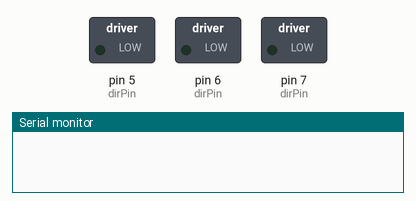
A sketch run on a simulated Arduino Uno, built with avr-gcc and run on an emulated ATmega328P. On the bench: switched loads named in the sketch (green lamp = pin HIGH), the last lines printed to the serial monitor. Pins used as bus, display or sensor lines are not drawn.

Above: at 0.1 s.
At 30.0 s:
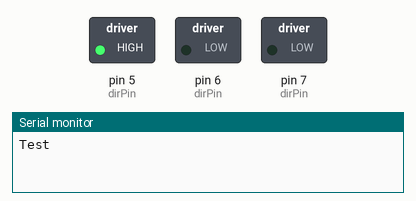
At 32.3 s:
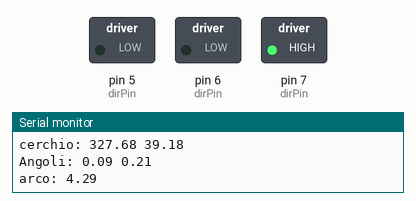
At 39.4 s:
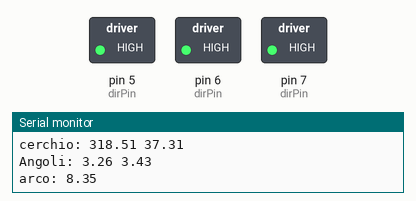
At 47.0 s:
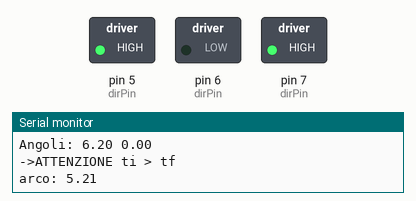
At 53.6 s:
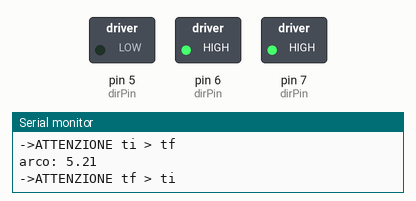
Timing chart, 0 to 64.3 s (numbered marks = the images above):
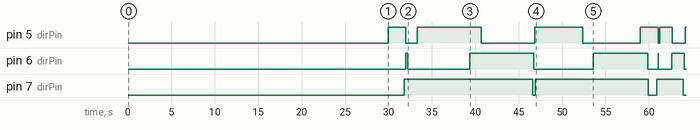

The sketch:

Scara_Manipulator_V1.ino
```cpp
#include <math.h>
#define pi 3.141592


//in generale alcuni comandi gcode possono omettere X, Y o Z
//ciò significa che dobbiamo raggiungere un punto che ha le stesse coordinate di una delle x, y o z attuali
//"ASSENTE" è un valore che siamo sicuro non si può trovare nei comandi G, in quanto richiederebbe di avere una workspace molto grande
#define ASSENTE 100000.0


class Manipulator;


class CNCstepper {
private:
  int steps;  //steps correnti. Varia tra [0, 200*resolution*ratio]
  double ratio;

  double omega;  //velocità angolare con cui a prescindere ruota il joint
  double time;  //dipende da omega, è il delay in microsecondi da un passo all'altro

  double minAngle;  //vincolo MAX angolo raggiungibile <= 360
  double maxAngle;  //vincolo min angolo raggiungibile >= -360

  int stepPin;  //pin dei motori, derivano da dove si collega il motore allo shield (X, Y o Z)
  int dirPin;  //direzione "dir" indica in quale verso deve ruotare (orario (HIGH) o antiorario (LOW))

  double resolution;  //risoluzione degli step, di default è 1, quindi 1.8 gradi per step. Può valere 1, 2, 4, 8, 16

private:
  double funzione_tempo(double x, double steps, double time0, double percentuale = 20.0, double ritardo = 2.0);

public:
  CNCstepper(char identificatore, double velocita, int ratio, int resolution = 1);

  void inizializza();
  void set_vincolo(double min, double max);

  int steps_value();
  int ratio_value();

  void angle_iter(double angle);
  void angle_iter_acc(double angle, double percentuale = 20.0, double ritardo = 2.0);
  void angle_configure(double angle, double percentuale = 20.0, double ritardo = 2.0);

  friend class Manipulator;
};


class Manipulator{
private:
  const double raggioEndEffector;

  CNCstepper joint1;
  CNCstepper joint2;
  CNCstepper joint3;

  double theta1;
  double theta2;
  double theta3;

  double current_x;
  double current_y;
  bool current_z;

private:
  void trigonometriaV1(double x, double y);
  double norma(double x, double y);

  void alza_EF();
  void abbassa_EF();

  void raggiungi_punto_iter(double x, double y, bool z);

  //codici gcode
  void G00(double X, double Y, double Z);
  void G01(double X, double Y, double Z);
  void G02(double X, double Y, double Z, double I, double J);
  void G03(double X, double Y, double Z, double I, double J);

public:
  Manipulator(double raggio_EndEffector);
  void inizializza();

  void home();

  void raggiungi_punto(double x, double y);
  void punto();
  void segmento(double x, double y);

  void Draw();
};

//======================================================================================================================================================

//inizializziamo il manipolatore con il raggio del pennarello
//perché impatta nella distanza del link e quindi nella trigonometria
Manipulator Scara(8.33/2.0);


void setup() {
  Serial.begin(9600);

  delay(5000);

  Scara.inizializza();
}


void loop() {

  Serial.println("Test");


  delay(2000);
  Scara.Draw();

  Scara.home();
}
```

CNCstepperClass.ino
```cpp
//COSTRUTTORE
CNCstepper::CNCstepper(char iden, double velocita, int ratio, int res){

  this->steps = 0;

  //----------------------------------------
  //ratio
  this->ratio = double(ratio);

  //----------------------------------------
  //tali numeri derivano dal tipo di Shield
  if(iden == 'X' || iden == 'x') {stepPin = 2; dirPin = 5;}
  if(iden == 'Y' || iden == 'y') {stepPin = 3; dirPin = 6;}
  if(iden == 'Z' || iden == 'z') {stepPin = 4; dirPin = 7;}

  //----------------------------------------

  this->omega = velocita;  //velocita angolare, es. 360 gradi/s
  double Periodo = ((360.0) / omega) * 1000000.0;  //Periodo T in microsecondi  (T = 2pi / w)
  this->time = Periodo / (400.0 * this->ratio);  //tempo in microsecondi tra un impulso e l'altro

  //sanificazione di velocita
  if(this->time <= 600.0){  //perde passi (funziona male) per delay minori a 600
    Serial.begin(9600);
    while(true) {Serial.print("->Errore: velocità angolare non raggiungibile, time =  "); Serial.print(time); Serial.println(" <= 600 !");}
  }

  //----------------------------------------
  //di default il motore (considerabile come un servomotore) può raggiungere un angolo appartenente a [-360, 360]
  this->minAngle = -360.0;
  this->maxAngle = 360.0;

  //----------------------------------------
  //resolution è un valore reale per cercare di evitare perdità di precisone
  if(res != 1 && res != 2 && res != 4 && res != 8 && res != 16){
    Serial.begin(9600);
    while(true) Serial.println("->Errore: risoluzione non valida");
  }
  else this->resolution = double(res);

}

//===================================================================================================================================

void CNCstepper::inizializza(){
  //-->funzione che:
  //setta come output i pin opportuni. DA INVOCARE nel setup
  pinMode(stepPin, OUTPUT);
  pinMode(dirPin, OUTPUT);
}


//===================================================================================================================================

void CNCstepper::set_vincolo(double min, double max){
  if(min < -360.0 || min >= 360.0){
    Serial.begin(9600);
    while(true) Serial.print("->Errore: vincolo non valido");
  }

  if(max <= -360.0 || max > 360.0){
    Serial.begin(9600);
    while(true) Serial.print("->Errore: vincolo non valido");
  }

  this->minAngle = min;
  this->maxAngle = max;
}
//===================================================================================================================================

void CNCstepper::angle_iter(double angle){
  //-->funzione che:
  //blocca l'esecuzione del programma: fino a quando l'angolo non è raggiunto non verrà eseguito nessun altro codice

  if(angle < minAngle) angle = minAngle;
  if(angle > maxAngle) angle = maxAngle;

  //proporzione per ottenere gli steps che corrispondono all'angolo desiderato
  //int angle_steps = int( (angle * 20.0 * resolution / 36.0 );
  int angle_steps = int(  double(angle) / double( 36.0 / (20.0 * resolution * this->ratio) )  );

  if(angle_steps == this->steps){
    //angolo raggiunto
    return;
  }

  int local_steps = 0;  //steps da fare per raggiungere l'angolo

  if(this->steps < angle_steps){
    digitalWrite(dirPin, LOW);  //deve girare in senso antiorario per raggiungerlo
    local_steps = angle_steps - this->steps;
  }

  if(this->steps > angle_steps){
    digitalWrite(dirPin, HIGH);  //deve girare in senso orario per raggiungerlo
    local_steps = this->steps - angle_steps;
  }

  //importante questo
  this->steps = angle_steps;

  for(int i=0;  i < (local_steps);  i++){
    digitalWrite(stepPin, HIGH);
    delayMicroseconds(time);
    digitalWrite(stepPin, LOW);
    delayMicroseconds(time);
  }

  //ritardo per non far partire subito gli altri motori
  //delay(1500);
  delayMicroseconds(time);
}

//===================================================================================================================================

void CNCstepper::angle_configure(double angle, double percentuale, double ritardo){
  //-->funzione che:
  //raggiunge l'angolo desiderato, bloccando il programma, in quanto si ha un for
  //non viene però modificato il membro privato "steps"
  //per cui ruota il motore di "angle" a prescindere se rispetto ad un sistema di riferimento

  //proporzione per ottenere gli steps che corrispondono all'angolo desiderato
  //int angle_steps = int( (angle * 20.0 * resolution) / 36.0 );
  int angle_steps = int(  double(angle) / double( 36.0 / (20.0 * resolution * this->ratio) )  );

  if(angle_steps == this->steps){
    //angolo raggiunto
    return;
  }

  int local_steps = 0;  //steps da fare per raggiungere l'angolo

  if(this->steps < angle_steps){
    digitalWrite(dirPin, LOW);  //deve girare in senso antiorario per raggiungerlo
    local_steps = angle_steps - this->steps;
  }

  if(this->steps > angle_steps){
    digitalWrite(dirPin, HIGH);  //deve girare in senso orario per raggiungerlo
    local_steps = this->steps - angle_steps;
  }

  for(int i=0;  i < (local_steps);  i++){
    double tempo = funzione_tempo(i, local_steps, time, percentuale, ritardo);
    digitalWrite(stepPin, HIGH);
    delayMicroseconds(tempo);
    digitalWrite(stepPin, LOW);
    delayMicroseconds(tempo);
  }

  //ritardo per non far partire subito gli altri motori
  delay(1000);
}

//===================================================================================================================================

double CNCstepper::funzione_tempo(double x, double steps, double time0, double percentuale, double ritardo){
  //-- x è a che passo è tra [0, steps]
  //-- calcola un ritardo per avere una rotazione accelerata e decelerata
  //-- suppondendo percentuale sia pari a 20%, ciò significa che verrà calcolato un ritardo che cala progressivamente fino alla velocità ordinaria
  //   per il primo 20% della rotazione e l'ultimo 80%
  //-- l'utente può inserire quanto ritardare, tipo ritardo = 2, allora il max ritardo sarà 2*time

  //ATTENZIONE: si può rendere piu efficiente, evitando di calcolare p1 e p2 ogni volta !

  if(percentuale <= 0.0 || percentuale > 50.0){
    Serial.begin(9600);
    while(true) Serial.println("->Errore: funzione_tempo");
  }
  if(ritardo < 1.0 || ritardo > 10.0){
    Serial.begin(9600);
    while(true) Serial.println("->Errore: funzione_tempo");
  }

  //double p1 = (  (4.0 * steps * steps)  /  ( ((25.0 * ritardo) - 25.0)*time0 )  );
  double p1 = -1.0 * (   ( ((percentuale*percentuale) - (100.0*percentuale))*(steps*steps) )  /  ((10000.0*ritardo - 10000.0) * time0)    );
  double p2 = (ritardo * time0) - ( (steps*steps) / (4.0*p1) );

  double tempo = (( (x - (steps/2.0))*(x - (steps/2.0)) ) / p1) + p2;  //la y nella funzione

  if(tempo <= time0) return time0;
  else return tempo;
}


void CNCstepper::angle_iter_acc(double angle, double percentuale, double ritardo){
  //-->funzione che:
  //blocca l'esecuzione del programma: fino a quando l'angolo non è raggiunto non verrà eseguito nessun altro codice

  if(angle < minAngle) angle = minAngle;
  if(angle > maxAngle) angle = maxAngle;

  //proporzione per ottenere gli steps che corrispondono all'angolo desiderato
  //int angle_steps = int( (angle * 20.0 * resolution) / 36.0 );  //PERDITA DI PRECISIONE (credo sia inevitabile)
  int angle_steps = int(  double(angle) / double( 36.0 / (20.0 * resolution * this->ratio) )  );

  if(angle_steps == this->steps){
    //angolo raggiunto
    return;
  }

  int local_steps = 0;  //steps da fare per raggiungere l'angolo

  if(this->steps < angle_steps){
    digitalWrite(dirPin, LOW);  //deve girare in senso antiorario per raggiungerlo
    local_steps = angle_steps - this->steps;
  }

  if(this->steps > angle_steps){
    digitalWrite(dirPin, HIGH);  //deve girare in senso orario per raggiungerlo
    local_steps = this->steps - angle_steps;
  }

  //importante questo
  this->steps = angle_steps;

  for(int i=0;  i < (local_steps);  i++){
    double tempo = funzione_tempo(i, local_steps, time, percentuale, ritardo);
    digitalWrite(stepPin, HIGH);
    delayMicroseconds(tempo);
    digitalWrite(stepPin, LOW);
    delayMicroseconds(tempo);
  }

  //ritardo per non far partire subito gli altri motori
  //delay(1500);
  delayMicroseconds(time);
}
```

ManipulatorClass.ino
```cpp
//lunghezza link
#define d2 220.0
#define d4 190.0

//quanto deve alzarsi e abbbasarsi dal piano l'end effector ?
#define ALZATA 20.0
#define ABBASSATA 0.0

//======================================================================================================================

//INIZIALIZZAZIONE
Manipulator::Manipulator(double raggio) : raggioEndEffector(raggio), joint1('X', 65.0, 20, 4), joint2('Y', 90.0, 15, 4), joint3('Z', 180.0, 1, 1) {
  joint1.set_vincolo(-60.0, 135.0);
  joint2.set_vincolo(-60.0, 135.0);
  joint3.set_vincolo(0.0, ALZATA);
}

void Manipulator::inizializza(){
  joint1.inizializza(); joint2.inizializza(); joint3.inizializza();

  //il robot si trova nella posizione home, la posizione indicata dal diagramma cinematico
  alza_EF();
  delay(500);
  joint1.angle_configure(90.0, 20.0, 4.0);
  joint2.angle_configure(90.0, 20.0, 4.0);

  this->theta1 = 0.0;
  this->theta2 = 0.0;
  this->theta3 = ALZATA;  //theta3 in generale assume ABBASSATA oppure ALZATA

  this->current_x = d2 + d4 + this->raggioEndEffector;
  this->current_y = 0.0;
  this->current_z = false;
}

//TERMINAZIONE
void Manipulator::home(){

  delay(1000);
  joint3.angle_iter(ALZATA);  //importante che lo faccia per prima, sennò disegna mentre va verso la home
  joint1.angle_iter(0.0);
  joint2.angle_iter(0.0);
  delay(1000);
  joint2.angle_configure(-90.0, 30.0, 3.0);
  joint1.angle_configure(-90.0, 30.0, 3.0);
  joint3.angle_configure(ABBASSATA, 30.0, 3.0);

  //blocca programma
  while(true) Serial.println("->PROGRAMMA BLOCCATO");
}

//======================================================================================================================

void Manipulator::trigonometriaV1(double x0, double y0){

  if(x0 < 0){
    Serial.begin(9600);
    while(true) Serial.print("->Errore: valore x0 non ammissibile: "); Serial.print(x0); Serial.println(" < 0");
  }

  double D4 = d4 + this->raggioEndEffector;

  double ipotenusa = sqrt((x0*x0) + (y0*y0));

  double beta = atan(abs(y0) / x0);
  double alfa2 = acos( ((D4*D4)+(d2*d2)-(ipotenusa*ipotenusa)) / (2.0*d2*D4) );
  double alfa1 = acos( ((ipotenusa*ipotenusa)+(d2*d2)-(D4*D4)) / (2.0*ipotenusa*d2) );
  //conversione da radianti a gradi
  beta = (beta*180.0) / pi;
  alfa2 = (alfa2*180.0) / pi;
  alfa1 = (alfa1*180.0) / pi;

  //CASO 1)
  if(y0 >= 0.0){
    theta1 = beta - alfa1;
    theta2 = 180.0 - alfa2;
  }
  //CASO 2)
  if(y0 < 0.0){
    theta1 = -1.0 * (beta + alfa1);
    theta2 = 180.0 - alfa2;
  }

}


double Manipulator::norma(double x, double y){
  //norma di un vettore
  return sqrt( (x*x) + (y*y) );
}
//======================================================================================================================
//alza e abbassa EF (End Effector)
//--> si ha parametro "ALZATA" e "ABBASSATA"

//alza l'end effector dal piano
void Manipulator::alza_EF(){
  joint3.angle_iter(ALZATA);
}
//abbassa l'end effector per toccare il piano
void Manipulator::abbassa_EF(){
  joint3.angle_iter(ABBASSATA);
}

//======================================================================================================================
//PRIVATA
void Manipulator::raggiungi_punto_iter(double x, double y, bool z){
  //FUNZIONE PRIVATA, c'è differenza da quella pubblica

  trigonometriaV1(x, y);
  //il risultato è la modifica di theta1 e theta2

  //-- considero a parte il joint3:
  // z == true, l'end effector deve toccare il piano
  // z == false, l'end effector NON deve toccare il piano
  if(z == true) abbassa_EF();
  else alza_EF();

  joint2.angle_iter(theta2);
  joint1.angle_iter(theta1);

  this->current_x = x;
  this->current_y = y;
  this->current_z = z;
}

//======================================================================================================================
//METODI PUBBLICI PER MUOVERE IL ROBOT

void Manipulator::raggiungi_punto(double x, double y){
  //funzione che viene usata dall'utente, fare attenzione!
  //c'è differenza da quella privata

  trigonometriaV1(x, y);
  //il risultato è la modifica di theta1 e theta2

  //il joint3 non viene toccato dall'utente! è sempre in ALZATA e viene abbasato solo da alcune funzioni

  joint2.angle_iter_acc(theta2, 20.0, 2.5);
  joint1.angle_iter_acc(theta1, 20.0, 2.5);

  this->current_x = x;
  this->current_y = y;

  //ritardo per non far partire subito il robot
  delay(500);
}

void Manipulator::punto(){
  //funzione che disegna un punto nella posizione attuale
  abbassa_EF();
  delay(100);
  alza_EF();
}


void Manipulator::segmento(double x, double y){
  //->funzione che:
  //disegna un segmento tra posizione attuale e posizione inserita come argomento, tramite combinazione convessa
  //combinazione convessa: tutti i punti 'x', tali che x = a + t(b-a)   punti a,b   t appartiente a [0,1]

  //parte toccando il piano dalla posizione attuale (si presume il robot sia in ALZATA)
  abbassa_EF();

  double pos_A[2] = {this->current_x, this->current_y};
  double pos_B[2] = {x, y};

  //vorremmo che venisse raggiunto un punto ogni 1/3 millimetro (c'è il * 3)
  int passaggi = (int(norma(pos_B[0] - pos_A[0], pos_B[1] - pos_A[1]))) * 3;

  for(int t=0; t<=passaggi; t++){
    double pos_tBA[2] = { ( double(t)/double(passaggi) )*(pos_B[0] - pos_A[0]), ( double(t)/double(passaggi) )*(pos_B[1] - pos_A[1])};
    double pos_X = pos_A[0] + pos_tBA[0];
    double pos_Y = pos_A[1] + pos_tBA[1];
    this->raggiungi_punto_iter(pos_X, pos_Y, true);
  }
  this->raggiungi_punto_iter(x, y, true);

  //arrivato alla fine alza l'end effector
  alza_EF();
}
```

Source omitted: FunzioniGCODE.ino (15185 bytes)

Measured:
- by itself, pin 5 (dirPin): LOW → HIGH at 30.0 s, → LOW 2.0 s later, → HIGH 1.3 s later, → LOW 7.4 s later, … (11 changes in this stretch)
- by itself, pin 6 (dirPin): LOW → HIGH at 32.0 s, → LOW 0.24 s later, → HIGH 7.1 s later, → LOW 7.4 s later, … (10 changes in this stretch)
- by itself, pin 7 (dirPin): goes HIGH 14.8 s, LOW 0.30 s, HIGH 13.0 s, LOW 0.98 s, HIGH 3.1 s, then LOW
